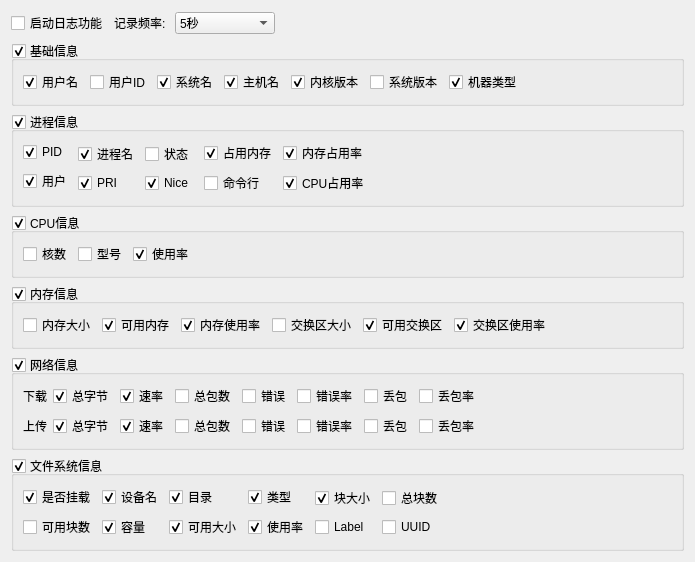
<?xml version="1.0" encoding="UTF-8"?>
<ui version="4.0">
 <class>LogForm</class>
 <widget class="QWidget" name="LogForm">
  <property name="geometry">
   <rect>
    <x>0</x>
    <y>0</y>
    <width>695</width>
    <height>549</height>
   </rect>
  </property>
  <property name="windowTitle">
   <string>Form</string>
  </property>
  <layout class="QVBoxLayout" name="verticalLayout">
   <item>
    <layout class="QHBoxLayout" name="horizontalLayout_2">
     <property name="sizeConstraint">
      <enum>QLayout::SetMinimumSize</enum>
     </property>
     <item>
      <widget class="QCheckBox" name="chbStartLog">
       <property name="sizePolicy">
        <sizepolicy hsizetype="Fixed" vsizetype="Fixed">
         <horstretch>0</horstretch>
         <verstretch>0</verstretch>
        </sizepolicy>
       </property>
       <property name="text">
        <string>启动日志功能</string>
       </property>
      </widget>
     </item>
     <item>
      <widget class="QLabel" name="labLogFrqkey">
       <property name="sizePolicy">
        <sizepolicy hsizetype="Fixed" vsizetype="Fixed">
         <horstretch>0</horstretch>
         <verstretch>0</verstretch>
        </sizepolicy>
       </property>
       <property name="text">
        <string>记录频率: </string>
       </property>
      </widget>
     </item>
     <item>
      <widget class="QComboBox" name="cbbLogFrq">
       <property name="sizePolicy">
        <sizepolicy hsizetype="Fixed" vsizetype="Fixed">
         <horstretch>0</horstretch>
         <verstretch>0</verstretch>
        </sizepolicy>
       </property>
       <property name="minimumSize">
        <size>
         <width>100</width>
         <height>0</height>
        </size>
       </property>
       <property name="currentIndex">
        <number>1</number>
       </property>
       <item>
        <property name="text">
         <string>2秒</string>
        </property>
       </item>
       <item>
        <property name="text">
         <string>5秒</string>
        </property>
       </item>
       <item>
        <property name="text">
         <string>10秒</string>
        </property>
       </item>
       <item>
        <property name="text">
         <string>30秒</string>
        </property>
       </item>
       <item>
        <property name="text">
         <string>1分钟</string>
        </property>
       </item>
       <item>
        <property name="text">
         <string>5分钟</string>
        </property>
       </item>
       <item>
        <property name="text">
         <string>10分钟</string>
        </property>
       </item>
       <item>
        <property name="text">
         <string>30分钟</string>
        </property>
       </item>
       <item>
        <property name="text">
         <string>1小时</string>
        </property>
       </item>
      </widget>
     </item>
     <item>
      <spacer name="horizontalSpacer">
       <property name="orientation">
        <enum>Qt::Horizontal</enum>
       </property>
       <property name="sizeHint" stdset="0">
        <size>
         <width>40</width>
         <height>20</height>
        </size>
       </property>
      </spacer>
     </item>
    </layout>
   </item>
   <item>
    <widget class="QGroupBox" name="gbBaseInfo">
     <property name="title">
      <string>基础信息</string>
     </property>
     <property name="checkable">
      <bool>true</bool>
     </property>
     <property name="checked">
      <bool>true</bool>
     </property>
     <layout class="QHBoxLayout" name="horizontalLayout">
      <item>
       <widget class="QCheckBox" name="chbBaseUserName">
        <property name="enabled">
         <bool>true</bool>
        </property>
        <property name="text">
         <string>用户名</string>
        </property>
        <property name="checked">
         <bool>true</bool>
        </property>
       </widget>
      </item>
      <item>
       <widget class="QCheckBox" name="chbBaseUserId">
        <property name="enabled">
         <bool>true</bool>
        </property>
        <property name="text">
         <string>用户ID</string>
        </property>
        <property name="checked">
         <bool>false</bool>
        </property>
       </widget>
      </item>
      <item>
       <widget class="QCheckBox" name="chbBaseSystemName">
        <property name="enabled">
         <bool>true</bool>
        </property>
        <property name="text">
         <string>系统名</string>
        </property>
        <property name="checked">
         <bool>true</bool>
        </property>
       </widget>
      </item>
      <item>
       <widget class="QCheckBox" name="chbBaseHostName">
        <property name="enabled">
         <bool>true</bool>
        </property>
        <property name="text">
         <string>主机名</string>
        </property>
        <property name="checked">
         <bool>true</bool>
        </property>
       </widget>
      </item>
      <item>
       <widget class="QCheckBox" name="chbBaseSystemRelease">
        <property name="enabled">
         <bool>true</bool>
        </property>
        <property name="text">
         <string>内核版本</string>
        </property>
        <property name="checked">
         <bool>true</bool>
        </property>
       </widget>
      </item>
      <item>
       <widget class="QCheckBox" name="chbBaseSystemVersion">
        <property name="enabled">
         <bool>true</bool>
        </property>
        <property name="text">
         <string>系统版本</string>
        </property>
        <property name="checked">
         <bool>false</bool>
        </property>
       </widget>
      </item>
      <item>
       <widget class="QCheckBox" name="chbBaseMachineType">
        <property name="enabled">
         <bool>true</bool>
        </property>
        <property name="text">
         <string>机器类型</string>
        </property>
        <property name="checked">
         <bool>true</bool>
        </property>
       </widget>
      </item>
      <item>
       <spacer name="horizontalSpacer_4">
        <property name="orientation">
         <enum>Qt::Horizontal</enum>
        </property>
        <property name="sizeHint" stdset="0">
         <size>
          <width>17</width>
          <height>20</height>
         </size>
        </property>
       </spacer>
      </item>
     </layout>
    </widget>
   </item>
   <item>
    <widget class="QGroupBox" name="gbProcessInfo">
     <property name="title">
      <string>进程信息</string>
     </property>
     <property name="checkable">
      <bool>true</bool>
     </property>
     <property name="checked">
      <bool>true</bool>
     </property>
     <layout class="QHBoxLayout" name="horizontalLayout_3">
      <item>
       <layout class="QVBoxLayout" name="verticalLayout_2">
        <item>
         <widget class="QCheckBox" name="chbProcessPid">
          <property name="enabled">
           <bool>true</bool>
          </property>
          <property name="text">
           <string>PID</string>
          </property>
          <property name="checked">
           <bool>true</bool>
          </property>
         </widget>
        </item>
        <item>
         <widget class="QCheckBox" name="chbProcessUser">
          <property name="text">
           <string>用户</string>
          </property>
          <property name="checked">
           <bool>true</bool>
          </property>
         </widget>
        </item>
       </layout>
      </item>
      <item>
       <layout class="QVBoxLayout" name="verticalLayout_3">
        <item>
         <widget class="QCheckBox" name="chbProcessName">
          <property name="text">
           <string>进程名</string>
          </property>
          <property name="checked">
           <bool>true</bool>
          </property>
         </widget>
        </item>
        <item>
         <widget class="QCheckBox" name="chbProcessPRI">
          <property name="text">
           <string>PRI</string>
          </property>
          <property name="checked">
           <bool>true</bool>
          </property>
         </widget>
        </item>
       </layout>
      </item>
      <item>
       <layout class="QVBoxLayout" name="verticalLayout_4">
        <item>
         <widget class="QCheckBox" name="chbProcessState">
          <property name="text">
           <string>状态 </string>
          </property>
         </widget>
        </item>
        <item>
         <widget class="QCheckBox" name="chbProcessNice">
          <property name="text">
           <string>Nice</string>
          </property>
          <property name="checked">
           <bool>true</bool>
          </property>
         </widget>
        </item>
       </layout>
      </item>
      <item>
       <layout class="QVBoxLayout" name="verticalLayout_5">
        <item>
         <widget class="QCheckBox" name="chbProcessMemory">
          <property name="text">
           <string>占用内存</string>
          </property>
          <property name="checked">
           <bool>true</bool>
          </property>
         </widget>
        </item>
        <item>
         <widget class="QCheckBox" name="chbProcessCmdLine">
          <property name="text">
           <string>命令行</string>
          </property>
         </widget>
        </item>
       </layout>
      </item>
      <item>
       <layout class="QVBoxLayout" name="verticalLayout_6">
        <item>
         <widget class="QCheckBox" name="chbProcessMemoryRate">
          <property name="text">
           <string>内存占用率</string>
          </property>
          <property name="checked">
           <bool>true</bool>
          </property>
         </widget>
        </item>
        <item>
         <widget class="QCheckBox" name="chbProcessCPURate">
          <property name="text">
           <string>CPU占用率</string>
          </property>
          <property name="checked">
           <bool>true</bool>
          </property>
         </widget>
        </item>
       </layout>
      </item>
      <item>
       <spacer name="horizontalSpacer_3">
        <property name="orientation">
         <enum>Qt::Horizontal</enum>
        </property>
        <property name="sizeHint" stdset="0">
         <size>
          <width>195</width>
          <height>20</height>
         </size>
        </property>
       </spacer>
      </item>
     </layout>
    </widget>
   </item>
   <item>
    <widget class="QGroupBox" name="gbCPUInfo">
     <property name="title">
      <string>CPU信息</string>
     </property>
     <property name="checkable">
      <bool>true</bool>
     </property>
     <property name="checked">
      <bool>true</bool>
     </property>
     <layout class="QHBoxLayout" name="horizontalLayout_4">
      <item>
       <widget class="QCheckBox" name="chbCPUCount">
        <property name="text">
         <string>核数</string>
        </property>
       </widget>
      </item>
      <item>
       <widget class="QCheckBox" name="chbCPUType">
        <property name="text">
         <string>型号</string>
        </property>
       </widget>
      </item>
      <item>
       <widget class="QCheckBox" name="ChbCPUUsage">
        <property name="text">
         <string>使用率</string>
        </property>
        <property name="checked">
         <bool>true</bool>
        </property>
       </widget>
      </item>
      <item>
       <spacer name="horizontalSpacer_2">
        <property name="orientation">
         <enum>Qt::Horizontal</enum>
        </property>
        <property name="sizeHint" stdset="0">
         <size>
          <width>416</width>
          <height>20</height>
         </size>
        </property>
       </spacer>
      </item>
     </layout>
    </widget>
   </item>
   <item>
    <widget class="QGroupBox" name="gbMemoryInfo">
     <property name="title">
      <string>内存信息</string>
     </property>
     <property name="checkable">
      <bool>true</bool>
     </property>
     <property name="checked">
      <bool>true</bool>
     </property>
     <layout class="QHBoxLayout" name="horizontalLayout_5">
      <item>
       <widget class="QCheckBox" name="chbMemoryTotalRAM">
        <property name="text">
         <string>内存大小</string>
        </property>
       </widget>
      </item>
      <item>
       <widget class="QCheckBox" name="chbMemoryFreeRAM">
        <property name="text">
         <string>可用内存</string>
        </property>
        <property name="checked">
         <bool>true</bool>
        </property>
       </widget>
      </item>
      <item>
       <widget class="QCheckBox" name="chbMemoryRAMUsage">
        <property name="text">
         <string>内存使用率</string>
        </property>
        <property name="checked">
         <bool>true</bool>
        </property>
       </widget>
      </item>
      <item>
       <widget class="QCheckBox" name="chbMemoryTotalSwap">
        <property name="text">
         <string>交换区大小</string>
        </property>
       </widget>
      </item>
      <item>
       <widget class="QCheckBox" name="chbMemoryFreeSwap">
        <property name="text">
         <string>可用交换区</string>
        </property>
        <property name="checked">
         <bool>true</bool>
        </property>
       </widget>
      </item>
      <item>
       <widget class="QCheckBox" name="chbMemorySwapUsage">
        <property name="text">
         <string>交换区使用率</string>
        </property>
        <property name="checked">
         <bool>true</bool>
        </property>
       </widget>
      </item>
      <item>
       <spacer name="horizontalSpacer_5">
        <property name="orientation">
         <enum>Qt::Horizontal</enum>
        </property>
        <property name="sizeHint" stdset="0">
         <size>
          <width>40</width>
          <height>20</height>
         </size>
        </property>
       </spacer>
      </item>
     </layout>
    </widget>
   </item>
   <item>
    <widget class="QGroupBox" name="gbNetworkInfo">
     <property name="title">
      <string>网络信息</string>
     </property>
     <property name="checkable">
      <bool>true</bool>
     </property>
     <property name="checked">
      <bool>true</bool>
     </property>
     <layout class="QHBoxLayout" name="horizontalLayout_6">
      <item>
       <layout class="QVBoxLayout" name="verticalLayout_7">
        <item>
         <widget class="QLabel" name="labNetReceive">
          <property name="text">
           <string>下载</string>
          </property>
         </widget>
        </item>
        <item>
         <widget class="QLabel" name="labNetSend">
          <property name="text">
           <string>上传</string>
          </property>
         </widget>
        </item>
       </layout>
      </item>
      <item>
       <layout class="QVBoxLayout" name="verticalLayout_8">
        <item>
         <widget class="QCheckBox" name="chbNetRecvBytes">
          <property name="text">
           <string>总字节</string>
          </property>
          <property name="checked">
           <bool>true</bool>
          </property>
         </widget>
        </item>
        <item>
         <widget class="QCheckBox" name="chbNetSentBytes">
          <property name="text">
           <string>总字节</string>
          </property>
          <property name="checked">
           <bool>true</bool>
          </property>
         </widget>
        </item>
       </layout>
      </item>
      <item>
       <layout class="QVBoxLayout" name="verticalLayout_9">
        <item>
         <widget class="QCheckBox" name="chbNetRecvRate">
          <property name="text">
           <string>速率</string>
          </property>
          <property name="checked">
           <bool>true</bool>
          </property>
         </widget>
        </item>
        <item>
         <widget class="QCheckBox" name="chbNetSentRate">
          <property name="text">
           <string>速率</string>
          </property>
          <property name="checked">
           <bool>true</bool>
          </property>
         </widget>
        </item>
       </layout>
      </item>
      <item>
       <layout class="QVBoxLayout" name="verticalLayout_10">
        <item>
         <widget class="QCheckBox" name="chbNetRecvPackets">
          <property name="text">
           <string>总包数</string>
          </property>
         </widget>
        </item>
        <item>
         <widget class="QCheckBox" name="chbNetSentPackets">
          <property name="text">
           <string>总包数</string>
          </property>
         </widget>
        </item>
       </layout>
      </item>
      <item>
       <layout class="QVBoxLayout" name="verticalLayout_11">
        <item>
         <widget class="QCheckBox" name="chbNetRecvErrors">
          <property name="text">
           <string>错误</string>
          </property>
         </widget>
        </item>
        <item>
         <widget class="QCheckBox" name="chbNetSentErrors">
          <property name="text">
           <string>错误</string>
          </property>
         </widget>
        </item>
       </layout>
      </item>
      <item>
       <layout class="QVBoxLayout" name="verticalLayout_12">
        <item>
         <widget class="QCheckBox" name="chbNetRecvErrorRate">
          <property name="text">
           <string>错误率</string>
          </property>
         </widget>
        </item>
        <item>
         <widget class="QCheckBox" name="chbNetSentErrorRate">
          <property name="text">
           <string>错误率</string>
          </property>
         </widget>
        </item>
       </layout>
      </item>
      <item>
       <layout class="QVBoxLayout" name="verticalLayout_13">
        <item>
         <widget class="QCheckBox" name="chbNetRecvDrop">
          <property name="text">
           <string>丢包</string>
          </property>
         </widget>
        </item>
        <item>
         <widget class="QCheckBox" name="chbNetSentDrop">
          <property name="text">
           <string>丢包</string>
          </property>
         </widget>
        </item>
       </layout>
      </item>
      <item>
       <layout class="QVBoxLayout" name="verticalLayout_14">
        <item>
         <widget class="QCheckBox" name="chbNetRecvDropRate">
          <property name="text">
           <string>丢包率</string>
          </property>
         </widget>
        </item>
        <item>
         <widget class="QCheckBox" name="chbNetSentDropRate">
          <property name="text">
           <string>丢包率</string>
          </property>
         </widget>
        </item>
       </layout>
      </item>
      <item>
       <spacer name="horizontalSpacer_6">
        <property name="orientation">
         <enum>Qt::Horizontal</enum>
        </property>
        <property name="sizeHint" stdset="0">
         <size>
          <width>74</width>
          <height>20</height>
         </size>
        </property>
       </spacer>
      </item>
     </layout>
    </widget>
   </item>
   <item>
    <widget class="QGroupBox" name="gbFileSystemInfo">
     <property name="title">
      <string>文件系统信息</string>
     </property>
     <property name="checkable">
      <bool>true</bool>
     </property>
     <property name="checked">
      <bool>true</bool>
     </property>
     <layout class="QHBoxLayout" name="horizontalLayout_7">
      <item>
       <layout class="QVBoxLayout" name="verticalLayout_15">
        <item>
         <widget class="QCheckBox" name="chbFSIsMounted">
          <property name="text">
           <string>是否挂载</string>
          </property>
          <property name="checked">
           <bool>true</bool>
          </property>
         </widget>
        </item>
        <item>
         <widget class="QCheckBox" name="chbFSBlockFree">
          <property name="text">
           <string>可用块数</string>
          </property>
         </widget>
        </item>
       </layout>
      </item>
      <item>
       <layout class="QVBoxLayout" name="verticalLayout_16">
        <item>
         <widget class="QCheckBox" name="chbFSDeviceName">
          <property name="text">
           <string>设备名</string>
          </property>
          <property name="checked">
           <bool>true</bool>
          </property>
         </widget>
        </item>
        <item>
         <widget class="QCheckBox" name="chbFSTotalBytes">
          <property name="text">
           <string>容量 </string>
          </property>
          <property name="checked">
           <bool>true</bool>
          </property>
         </widget>
        </item>
       </layout>
      </item>
      <item>
       <layout class="QVBoxLayout" name="verticalLayout_17">
        <item>
         <widget class="QCheckBox" name="chbFSMountDir">
          <property name="text">
           <string>目录</string>
          </property>
          <property name="checked">
           <bool>true</bool>
          </property>
         </widget>
        </item>
        <item>
         <widget class="QCheckBox" name="chbFSFreeBytes">
          <property name="text">
           <string>可用大小</string>
          </property>
          <property name="checked">
           <bool>true</bool>
          </property>
         </widget>
        </item>
       </layout>
      </item>
      <item>
       <layout class="QVBoxLayout" name="verticalLayout_18">
        <item>
         <widget class="QCheckBox" name="chbFSMountType">
          <property name="text">
           <string>类型</string>
          </property>
          <property name="checked">
           <bool>true</bool>
          </property>
         </widget>
        </item>
        <item>
         <widget class="QCheckBox" name="chbFSUsage">
          <property name="text">
           <string>使用率</string>
          </property>
          <property name="checked">
           <bool>true</bool>
          </property>
         </widget>
        </item>
       </layout>
      </item>
      <item>
       <layout class="QVBoxLayout" name="verticalLayout_19">
        <item>
         <widget class="QCheckBox" name="chbFSBlockSize">
          <property name="text">
           <string>块大小</string>
          </property>
          <property name="checked">
           <bool>true</bool>
          </property>
         </widget>
        </item>
        <item>
         <widget class="QCheckBox" name="chbFSLabel">
          <property name="text">
           <string>Label</string>
          </property>
         </widget>
        </item>
       </layout>
      </item>
      <item>
       <layout class="QVBoxLayout" name="verticalLayout_20">
        <item>
         <widget class="QCheckBox" name="chbFSBlockCount">
          <property name="text">
           <string>总块数</string>
          </property>
          <property name="checked">
           <bool>false</bool>
          </property>
         </widget>
        </item>
        <item>
         <widget class="QCheckBox" name="chbFSUuid">
          <property name="text">
           <string>UUID</string>
          </property>
         </widget>
        </item>
       </layout>
      </item>
      <item>
       <spacer name="horizontalSpacer_7">
        <property name="orientation">
         <enum>Qt::Horizontal</enum>
        </property>
        <property name="sizeHint" stdset="0">
         <size>
          <width>120</width>
          <height>20</height>
         </size>
        </property>
       </spacer>
      </item>
     </layout>
    </widget>
   </item>
  </layout>
 </widget>
 <resources/>
 <connections/>
</ui>
